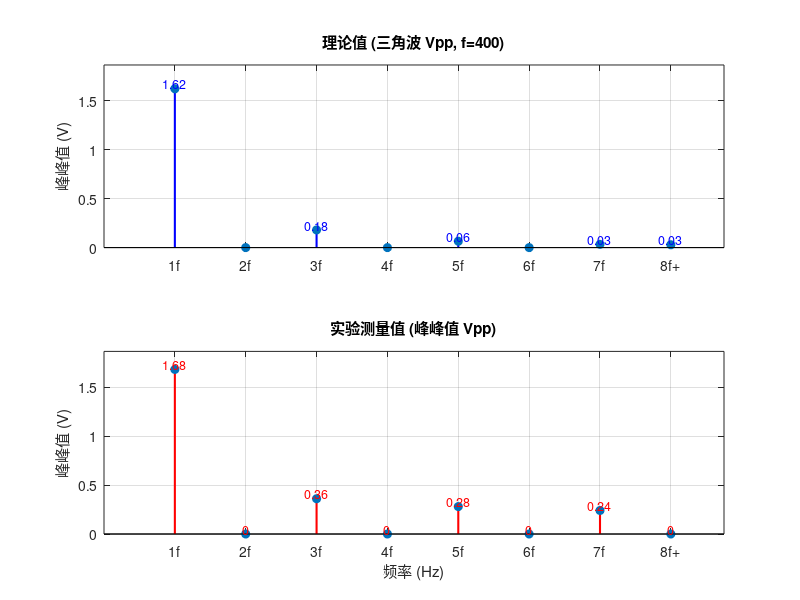

MATLAB code for this plot:
% ==========================================
% 实验任务：三角波信号分解频谱分析
% 特点：按 1/n^2 衰减 (高频分量非常小)，只有奇次谐波
% ==========================================
clc; clear; close all;

% --- 1. 参数设置 ---
f_base = 400;       % <--- 在这里修改频率：400 或 600
E = 1;              % 信号幅度 1V
harmonics = 1:8;    % 1f 到 8f+
freqs = harmonics * f_base; 

% --- 2. 理论值计算 (峰峰值) ---
theory_values = zeros(1, 8);

% (1) 计算前 7 次谐波
for n = 1:7
    if mod(n, 2) == 0
        % 偶次谐波理论为 0
        theory_values(n) = 0;
    else
        % 奇次谐波公式：幅度 = (8*E) / (n*pi)^2
        % 峰峰值 = 2 * 幅度
        v_pp = 2 * ( (8 * E) / (n * pi)^2 );
        theory_values(n) = v_pp;
    end
end

% (2) 计算 "8f以上" 的残余分量 (RSS)
sum_sq = 0;
for k = 8:2000
    if mod(k, 2) ~= 0 % 只有奇次有值
        v_pp_k = 2 * ( (8 * E) / (k * pi)^2 );
        sum_sq = sum_sq + v_pp_k^2;
    end
end
theory_values(8) = sqrt(sum_sq);

% --- 3. 实验测量值 (请填入真实数据) ---
% !!! 三角波的高频分量非常小，测量时很难读准，很多可能是0或者噪声 !!!
% 理论参考：1f≈1.62V, 3f≈0.18V, 5f≈0.06V, 7f≈0.03V (衰减极快)
measured_values = [1.68, 0, 0.36, 0, 0.28, 0, 0.24, 0]; 

% --- 4. 绘图 ---
figure('Name', ['三角波频谱 (f=' num2str(f_base) 'Hz)'], 'Color', 'w');
x_labels = {'1f', '2f', '3f', '4f', '5f', '6f', '7f', '8f+'};

% 子图1：理论值
subplot(2, 1, 1);
stem(freqs, theory_values, 'filled', 'LineWidth', 1.5, 'Color', 'b', 'MarkerSize', 6);
title(['理论值 (三角波 Vpp, f=' num2str(f_base) ')']);
ylabel('峰峰值 (V)');
grid on;
xticks(freqs);
xticklabels(x_labels);
ylim([0, max(theory_values)*1.15]);

% 显示数值 (只显示稍大一点的数值，避免0太乱)
for i = 1:8
    if theory_values(i) > 0.005 
        text(freqs(i), theory_values(i) + 0.05, sprintf('%.2f', theory_values(i)), ...
            'HorizontalAlignment', 'center', 'FontSize', 9, 'Color', 'b');
    end
end

% 子图2：测量值
subplot(2, 1, 2);
stem(freqs, measured_values, 'filled', 'LineWidth', 1.5, 'Color', 'r', 'MarkerSize', 6);
title(['实验测量值 (峰峰值 Vpp)']);
xlabel('频率 (Hz)');
ylabel('峰峰值 (V)');
grid on;
xticks(freqs);
xticklabels(x_labels);
ylim([0, max(theory_values)*1.15]); 

% 显示数值
for i = 1:8
    text(freqs(i), measured_values(i) + 0.05, num2str(measured_values(i)), ...
        'HorizontalAlignment', 'center', 'FontSize', 9, 'Color', 'r');
end
